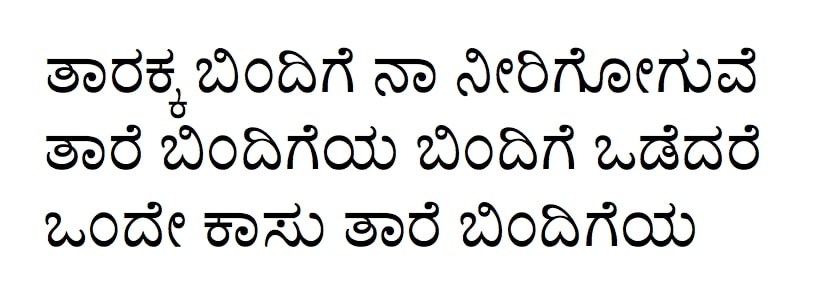
#> input picture Sample_Images/img01.jpg, 819 x 308 px
$ python -i skew_correction.py   (imports and definitions only)
#> lines starting #> are read from the running program, lines starting #| are printed output that depends on the picture; after the words box and inside, x2 and y2 are one past the last pixel; in counts of white or black regions, pixels touching at a corner belong together
#> further down, picture is the input picture: shape (308, 819, 3); mean B, G, R 229.5, 229.7, 229.6
import cv2 as cv
import numpy as np
import matplotlib.pyplot as plt


def skew_correction(img):
    gray = cv.cvtColor(img, cv.COLOR_BGR2GRAY)
    gray = cv.bitwise_not(gray)
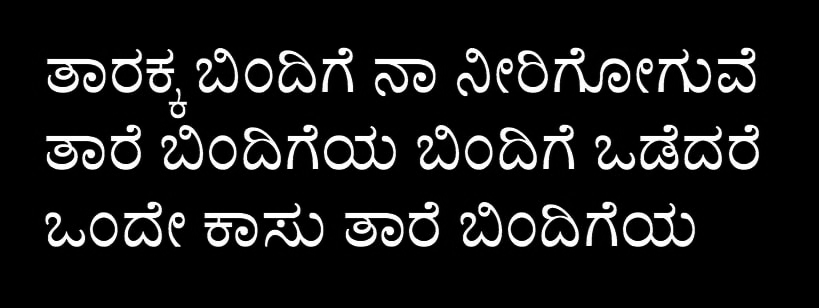
#> gray: shape (308, 819); min 0, max 255, mean 25.3
    threshold = cv.threshold(gray, 0, 255, cv.THRESH_BINARY)[1]
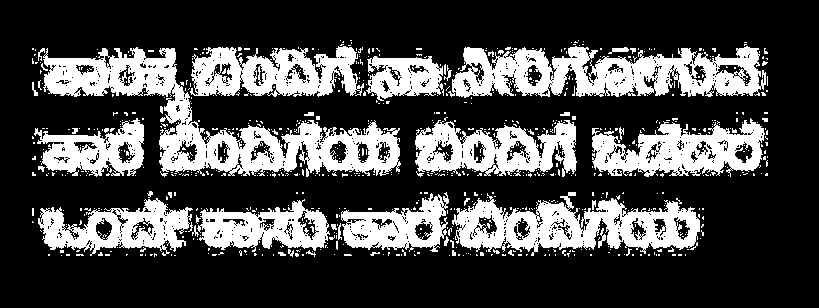
#> threshold: shape (308, 819); 27.8% white; 800 white regions (760 under 20 px), largest, box (x1, y1, x2, y2) and area: (43, 47, 401, 177) 13325, (448, 46, 766, 98) 10058, (452, 192, 700, 256) 8179

    coordinates = np.column_stack(np.where(threshold > 0))
#> coordinates = 70063 pairs, first value 40 to 256, second value 32 to 767
    angle = cv.minAreaRect(coordinates)[-1]
#> angle = -90

    rotated = img

    if angle < 89:
        if angle < -45:
            angle = -(90 + angle)
#> angle = 0
        elif angle > 45:
            angle = 90-angle
        else:
            angle = -angle

    (h, w) = img.shape[:2]
#> h = 308; w = 819
    center = (w // 2, h // 2)
#> center = (409, 154)
    M = cv.getRotationMatrix2D(center, angle, 1)
#> M = [[1, 0, 0], [0, 1, 0]]
    rotated = cv.warpAffine(
        img, M, (w, h), flags=cv.INTER_CUBIC, borderMode=cv.BORDER_REPLICATE)

    return rotated

>>> import cv2
>>> picture = cv2.imread('../Sample_Images/img01.jpg')
>>> result = skew_correction(picture)

$ run again, on Sample_Images/img03.jpg
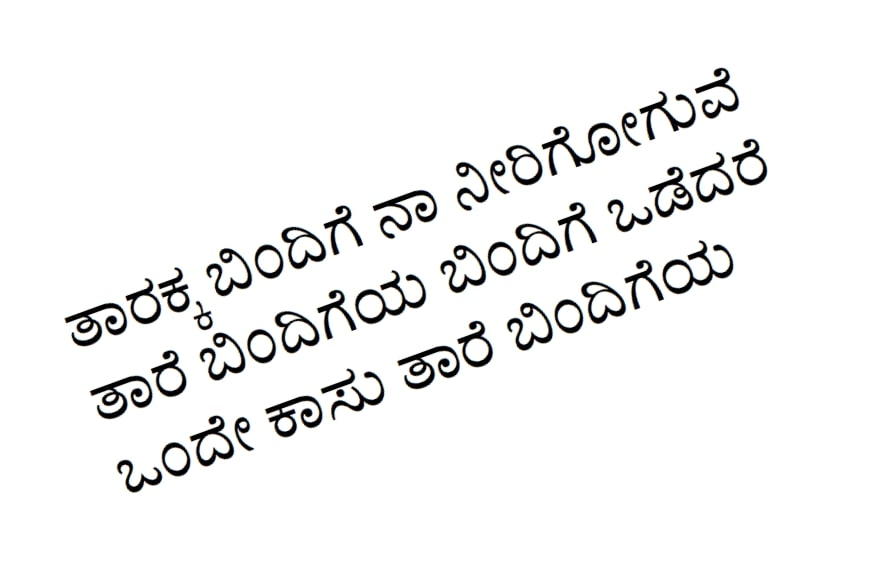
#> input picture Sample_Images/img03.jpg, 874 x 569 px
#> picture is the input picture: shape (569, 874, 3); mean B, G, R 242.1, 242.2, 242.1
#> in skew_correction, `threshold = cv.threshold(gray, 0, 255, cv.THRESH_BINARY)[1]`:
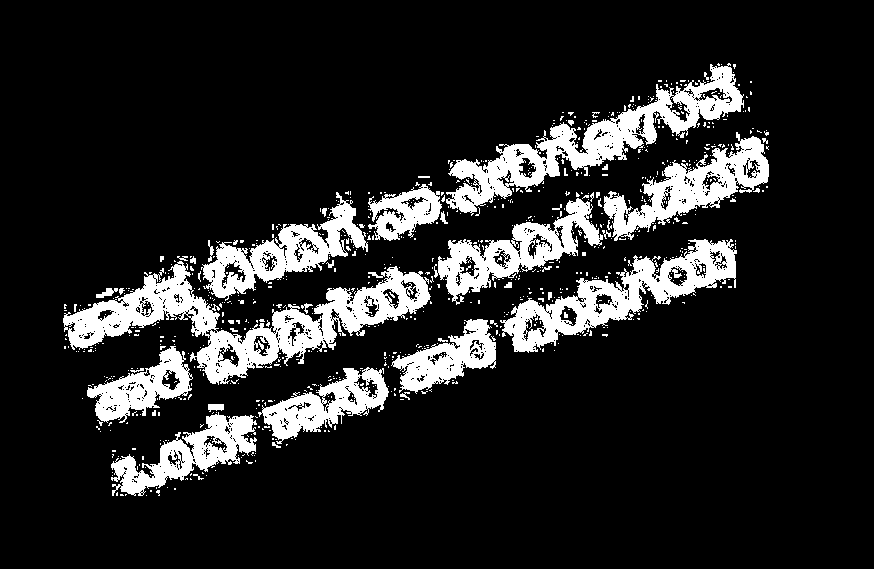
#> threshold: shape (569, 874); 14.3% white; 781 white regions (732 under 20 px), largest, box (x1, y1, x2, y2) and area: (63, 261, 431, 385) 13645, (446, 63, 744, 216) 10202, (500, 239, 737, 353) 8202
#> coordinates = 71176 pairs, first value 63 to 495, second value 63 to 768
#> in skew_correction, `angle = cv.minAreaRect(coordinates)[-1]`: angle = -70.32
#> in skew_correction, `angle = -(90 + angle)`: angle = -19.68
#> M = [[0.942, -0.337, 121.2], [0.337, 0.942, -130.6]]
#> in skew_correction, `rotated = cv.warpAffine( img, M, (w, h), flags=cv.INTER_CUBIC, borderM..`:
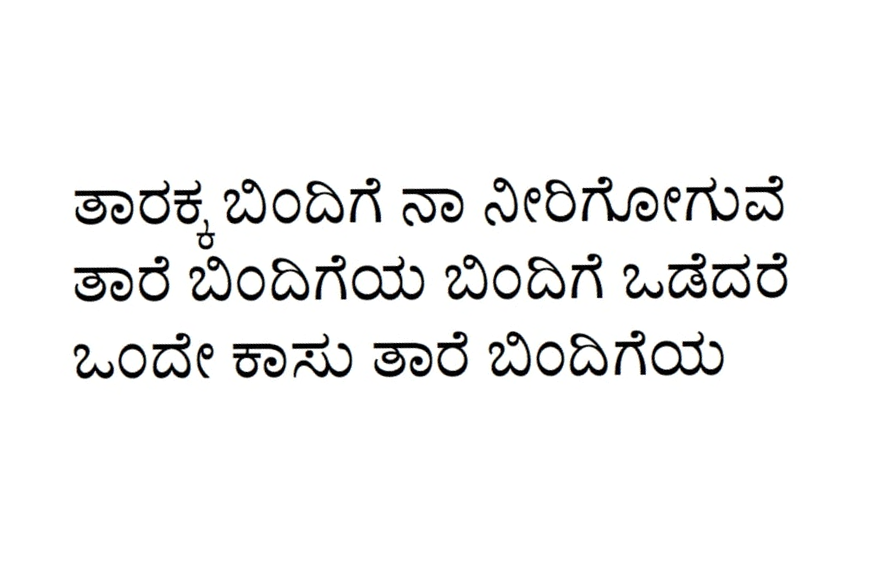
#> rotated: shape (569, 874, 3); mean B, G, R 242.1, 242.2, 242.1

$ run again, on Sample_Images/img04.jpg
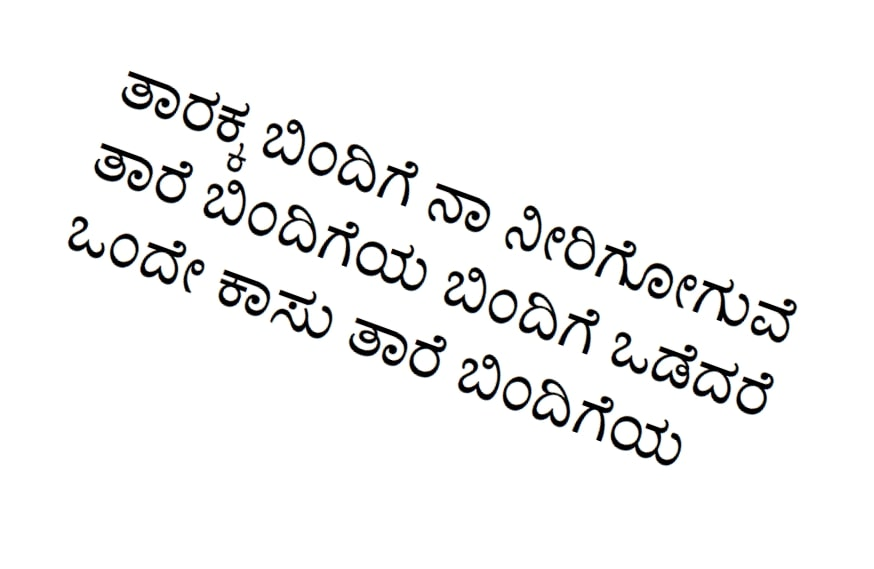
#> input picture Sample_Images/img04.jpg, 874 x 569 px
#> picture is the input picture: shape (569, 874, 3); mean B, G, R 242.1, 242.2, 242.1
#> in skew_correction, `threshold = cv.threshold(gray, 0, 255, cv.THRESH_BINARY)[1]`:
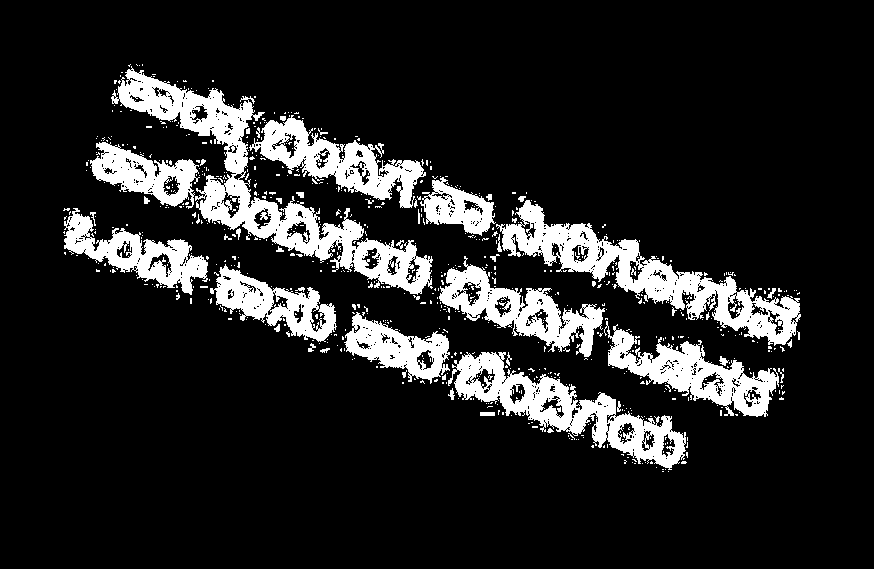
#> threshold: shape (569, 874); 14.2% white; 729 white regions (683 under 20 px), largest, box (x1, y1, x2, y2) and area: (111, 66, 433, 295) 13276, (496, 200, 801, 346) 10440, (448, 352, 686, 470) 8187
#> coordinates = 70424 pairs, first value 64 to 471, second value 63 to 800
#> in skew_correction, `angle = cv.minAreaRect(coordinates)[-1]`: angle = -19.95
#> in skew_correction, `angle = -angle`: angle = 19.95
#> M = [[0.94, 0.341, -70.67], [-0.341, 0.94, 166.1]]
#> in skew_correction, `rotated = cv.warpAffine( img, M, (w, h), flags=cv.INTER_CUBIC, borderM..`:
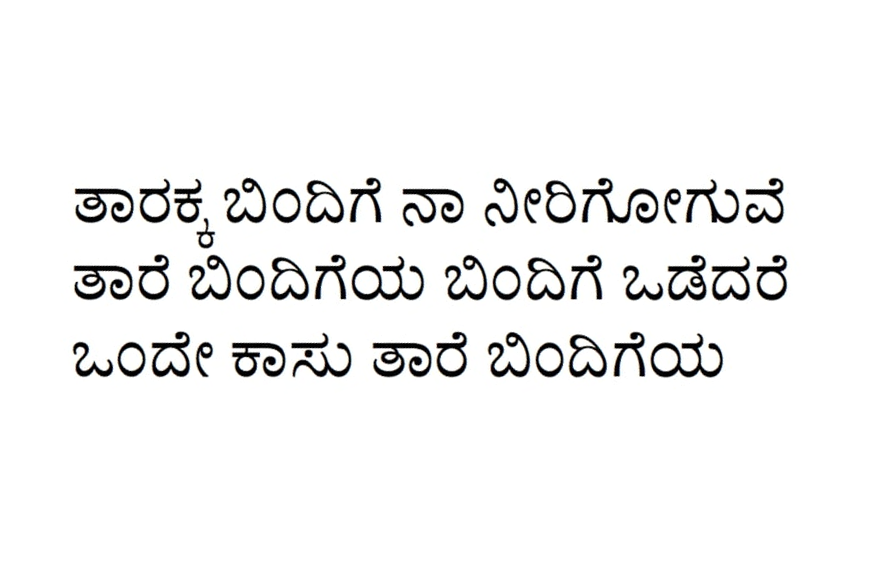
#> rotated: shape (569, 874, 3); mean B, G, R 242.1, 242.2, 242.1
